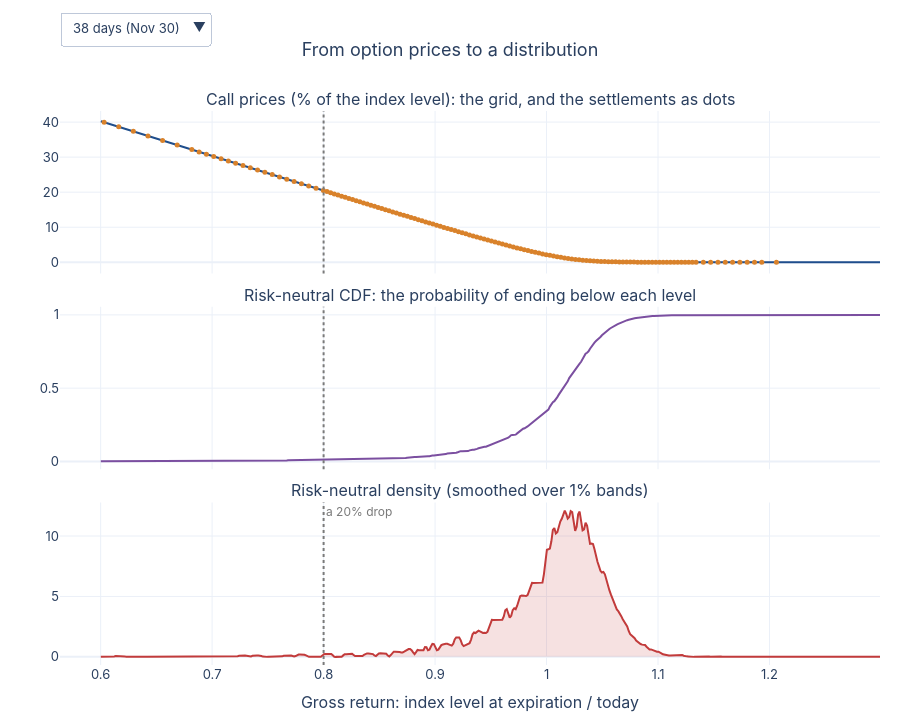

The notebook cell this image was saved under:
### Markdown cell above
## 1. From option prices to a distribution

A call struck at $k$ pays $(R_T - k)^+$. Raise the strike a little and the
payoff falls by that little in every state where the call finishes in the
money, and not at all elsewhere. So the slope of the call price in the
strike is minus the risk-neutral probability of finishing above $k$,
discounted:

$$\frac{dc}{dk} = -\frac{P^*(R_T > k)}{R_f}
\qquad\Longrightarrow\qquad
Q(k) = 1 + R_f\,\frac{dc}{dk}.$$

This is Breeden and Litzenberger's result: the CDF is the slope of the
call curve, and the density is its curvature. To take a slope we need a
call price at every strike, not only at the listed ones, so the engine
interpolates the smile of guide 01 onto a fine grid and prices a call at
every point (the recipe of Martin and Shi's Appendix D). The spot is
normalized to 1, so a strike and a gross return are the same number $k$.

The figure has the three steps, one panel each. Use the menu to change the
expiration.

### Code cell
figures.fig_distribution(options, session, latest, rate).show()

### Figure 1 — Plotly figure (JSON) as saved in the notebook; plotly's stock layout.template omitted (floating-point values rounded to 4 significant figures; data arrays with more than 128 entries replaced by an {"elided": "..."} marker saying what was removed)
{"data": [{"hovertemplate": "%{x:.2f}<br>%{y:.3g}<extra></extra>", "line": {"color": "#1f4e8c"}, "name": "Call price", "type": "scatter", "visible": false, "x": {"elided": "525 float values"}, "xaxis": "x", "y": {"elided": "525 float values"}, "yaxis": "y"}, {"customdata": {"elided": "349 float values"}, "hovertemplate": "strike %{customdata:,.0f}<br>%{y:.3g}%<extra>settlement</extra>", "marker": {"color": "#d9822b", "size": 5}, "mode": "markers", "name": "Settlement", "type": "scatter", "visible": false, "x": {"elided": "349 float values"}, "xaxis": "x", "y": {"elided": "349 float values"}, "yaxis": "y"}, {"hovertemplate": "%{x:.2f}<br>%{y:.3g}<extra></extra>", "line": {"color": "#7b4fa0"}, "name": "CDF", "type": "scatter", "visible": false, "x": {"elided": "525 float values"}, "xaxis": "x2", "y": {"elided": "525 float values"}, "yaxis": "y2"}, {"fill": "tozeroy", "fillcolor": "rgba(194, 59, 59, 0.15)", "hovertemplate": "%{x:.2f}<br>%{y:.3g}<extra></extra>", "line": {"color": "#c23b3b"}, "name": "Density", "type": "scatter", "visible": false, "x": {"elided": "525 float values"}, "xaxis": "x3", "y": {"elided": "525 float values"}, "yaxis": "y3"}, {"hovertemplate": "%{x:.2f}<br>%{y:.3g}<extra></extra>", "line": {"color": "#1f4e8c"}, "name": "Call price", "type": "scatter", "visible": true, "x": {"elided": "525 float values"}, "xaxis": "x", "y": {"elided": "525 float values"}, "yaxis": "y"}, {"customdata": {"elided": "137 float values"}, "hovertemplate": "strike %{customdata:,.0f}<br>%{y:.3g}%<extra>settlement</extra>", "marker": {"color": "#d9822b", "size": 5}, "mode": "markers", "name": "Settlement", "type": "scatter", "visible": true, "x": {"elided": "137 float values"}, "xaxis": "x", "y": {"elided": "137 float values"}, "yaxis": "y"}, {"hovertemplate": "%{x:.2f}<br>%{y:.3g}<extra></extra>", "line": {"color": "#7b4fa0"}, "name": "CDF", "type": "scatter", "visible": true, "x": {"elided": "525 float values"}, "xaxis": "x2", "y": {"elided": "525 float values"}, "yaxis": "y2"}, {"fill": "tozeroy", "fillcolor": "rgba(194, 59, 59, 0.15)", "hovertemplate": "%{x:.2f}<br>%{y:.3g}<extra></extra>", "line": {"color": "#c23b3b"}, "name": "Density", "type": "scatter", "visible": true, "x": {"elided": "525 float values"}, "xaxis": "x3", "y": {"elided": "525 float values"}, "yaxis": "y3"}, {"hovertemplate": "%{x:.2f}<br>%{y:.3g}<extra></extra>", "line": {"color": "#1f4e8c"}, "name": "Call price", "type": "scatter", "visible": false, "x": {"elided": "525 float values"}, "xaxis": "x", "y": {"elided": "525 float values"}, "yaxis": "y"}, {"customdata": {"elided": "148 float values"}, "hovertemplate": "strike %{customdata:,.0f}<br>%{y:.3g}%<extra>settlement</extra>", "marker": {"color": "#d9822b", "size": 5}, "mode": "markers", "name": "Settlement", "type": "scatter", "visible": false, "x": {"elided": "148 float values"}, "xaxis": "x", "y": {"elided": "148 float values"}, "yaxis": "y"}, {"hovertemplate": "%{x:.2f}<br>%{y:.3g}<extra></extra>", "line": {"color": "#7b4fa0"}, "name": "CDF", "type": "scatter", "visible": false, "x": {"elided": "525 float values"}, "xaxis": "x2", "y": {"elided": "525 float values"}, "yaxis": "y2"}, {"fill": "tozeroy", "fillcolor": "rgba(194, 59, 59, 0.15)", "hovertemplate": "%{x:.2f}<br>%{y:.3g}<extra></extra>", "line": {"color": "#c23b3b"}, "name": "Density", "type": "scatter", "visible": false, "x": {"elided": "525 float values"}, "xaxis": "x3", "y": {"elided": "525 float values"}, "yaxis": "y3"}, {"hovertemplate": "%{x:.2f}<br>%{y:.3g}<extra></extra>", "line": {"color": "#1f4e8c"}, "name": "Call price", "type": "scatter", "visible": false, "x": {"elided": "525 float values"}, "xaxis": "x", "y": {"elided": "525 float values"}, "yaxis": "y"}, {"customdata": [4600.0, 4700.0, 4800.0, 4900.0, 5000.0, 5100.0, 5200.0, 5250.0, 5300.0, 5350.0, 5400.0, 5450.0, 5500.0, 5550.0, 5600.0, 5650.0, 5700.0, 5750.0, 5800.0, 5850.0, 5900.0, 5950.0, 6000.0, 6050.0, 6100.0, 6150.0, 6200.0, 6250.0, 6300.0, 6350.0, 6400.0, 6450.0, 6500.0, 6550.0, 6600.0, 6650.0, 6700.0, 6750.0, 6800.0, 6850.0, 6900.0, 6950.0, 7000.0, 7050.0, 7100.0, 7150.0, 7200.0, 7250.0, 7300.0, 7350.0, 7400.0, 7450.0, 7500.0, 7550.0, 7600.0, 7650.0, 7700.0, 7750.0, 7800.0, 7850.0, 7900.0, 7950.0, 8000.0, 8050.0, 8100.0, 8150.0, 8200.0, 8250.0, 8300.0, 8350.0, 8400.0, 8450.0, 8500.0, 8550.0, 8600.0, 8650.0, 8700.0, 8750.0, 8800.0, 8850.0, 8900.0, 8950.0, 9000.0, 9050.0, 9100.0, 9200.0, 9300.0, 9400.0, 9500.0, 9600.0, 9800.0], "hovertemplate": "strike %{customdata:,.0f}<br>%{y:.3g}%<extra>settlement</extra>", "marker": {"color": "#d9822b", "size": 5}, "mode": "markers", "name": "Settlement", "type": "scatter", "visible": false, "x": [0.6013, 0.6144, 0.6275, 0.6405, 0.6536, 0.6667, 0.6798, 0.6863, 0.6928, 0.6994, 0.7059, 0.7124, 0.719, 0.7255, 0.732, 0.7386, 0.7451, 0.7517, 0.7582, 0.7647, 0.7713, 0.7778, 0.7843, 0.7909, 0.7974, 0.8039, 0.8105, 0.817, 0.8236, 0.8301, 0.8366, 0.8432, 0.8497, 0.8562, 0.8628, 0.8693, 0.8758, 0.8824, 0.8889, 0.8954, 0.902, 0.9085, 0.9151, 0.9216, 0.9281, 0.9347, 0.9412, 0.9477, 0.9543, 0.9608, 0.9673, 0.9739, 0.9804, 0.987, 0.9935, 1.0, 1.007, 1.013, 1.02, 1.026, 1.033, 1.039, 1.046, 1.052, 1.059, 1.065, 1.072, 1.078, 1.085, 1.092, 1.098, 1.105, 1.111, 1.118, 1.124, 1.131, 1.137, 1.144, 1.15, 1.157, 1.163, 1.17, 1.177, 1.183, 1.19, 1.203, 1.216, 1.229, 1.242, 1.255, 1.281], "xaxis": "x", "y": [40.62, 39.33, 38.06, 36.78, 35.5, 34.22, 32.94, 32.3, 31.67, 31.03, 30.4, 29.76, 29.12, 28.49, 27.85, 27.22, 26.59, 25.95, 25.32, 24.69, 24.06, 23.43, 22.8, 22.17, 21.54, 20.92, 20.29, 19.67, 19.05, 18.43, 17.81, 17.2, 16.58, 15.97, 15.36, 14.76, 14.15, 13.56, 12.96, 12.37, 11.78, 11.19, 10.61, 10.04, 9.474, 8.912, 8.36, 7.811, 7.271, 6.742, 6.226, 5.719, 5.226, 4.745, 4.284, 3.843, 3.422, 3.023, 2.65, 2.304, 1.984, 1.693, 1.435, 1.206, 1.003, 0.8301, 0.6798, 0.5556, 0.451, 0.3628, 0.2941, 0.234, 0.1869, 0.1477, 0.1163, 0.09281, 0.0732, 0.05817, 0.04706, 0.03856, 0.03203, 0.0268, 0.02288, 0.01961, 0.01699, 0.01307, 0.01046, 0.008497, 0.006536, 0.005229, 0.003922], "yaxis": "y"}, {"hovertemplate": "%{x:.2f}<br>%{y:.3g}<extra></extra>", "line": {"color": "#7b4fa0"}, "name": "CDF", "type": "scatter", "visible": false, "x": {"elided": "525 float values"}, "xaxis": "x2", "y": {"elided": "525 float values"}, "yaxis": "y2"}, {"fill": "tozeroy", "fillcolor": "rgba(194, 59, 59, 0.15)", "hovertemplate": "%{x:.2f}<br>%{y:.3g}<extra></extra>", "line": {"color": "#c23b3b"}, "name": "Density", "type": "scatter", "visible": false, "x": {"elided": "525 float values"}, "xaxis": "x3", "y": {"elided": "525 float values"}, "yaxis": "y3"}, {"hovertemplate": "%{x:.2f}<br>%{y:.3g}<extra></extra>", "line": {"color": "#1f4e8c"}, "name": "Call price", "type": "scatter", "visible": false, "x": {"elided": "525 float values"}, "xaxis": "x", "y": {"elided": "525 float values"}, "yaxis": "y"}, {"customdata": [4600.0, 4700.0, 4800.0, 4900.0, 5000.0, 5100.0, 5200.0, 5300.0, 5400.0, 5450.0, 5500.0, 5550.0, 5600.0, 5650.0, 5700.0, 5750.0, 5800.0, 5850.0, 5900.0, 5950.0, 6000.0, 6050.0, 6100.0, 6150.0, 6200.0, 6250.0, 6300.0, 6350.0, 6400.0, 6450.0, 6500.0, 6550.0, 6600.0, 6650.0, 6700.0, 6750.0, 6800.0, 6850.0, 6900.0, 6950.0, 7000.0, 7050.0, 7100.0, 7150.0, 7200.0, 7250.0, 7300.0, 7350.0, 7400.0, 7450.0, 7500.0, 7550.0, 7600.0, 7650.0, 7700.0, 7750.0, 7800.0, 7850.0, 7900.0, 7950.0, 8000.0, 8050.0, 8100.0, 8150.0, 8200.0, 8250.0, 8300.0, 8350.0, 8400.0, 8450.0, 8500.0, 8550.0, 8600.0, 8650.0, 8700.0, 8750.0, 8800.0, 8850.0, 8900.0, 8950.0, 9000.0, 9050.0, 9100.0, 9200.0, 9300.0, 9400.0, 9500.0, 9600.0, 9800.0], "hovertemplate": "strike %{customdata:,.0f}<br>%{y:.3g}%<extra>settlement</extra>", "marker": {"color": "#d9822b", "size": 5}, "mode": "markers", "name": "Settlement", "type": "scatter", "visible": false, "x": [0.6032, 0.6163, 0.6294, 0.6426, 0.6557, 0.6688, 0.6819, 0.695, 0.7081, 0.7147, 0.7212, 0.7278, 0.7343, 0.7409, 0.7475, 0.754, 0.7606, 0.7671, 0.7737, 0.7802, 0.7868, 0.7934, 0.7999, 0.8065, 0.813, 0.8196, 0.8261, 0.8327, 0.8393, 0.8458, 0.8524, 0.8589, 0.8655, 0.872, 0.8786, 0.8852, 0.8917, 0.8983, 0.9048, 0.9114, 0.9179, 0.9245, 0.931, 0.9376, 0.9442, 0.9507, 0.9573, 0.9638, 0.9704, 0.9769, 0.9835, 0.9901, 0.9966, 1.003, 1.01, 1.016, 1.023, 1.029, 1.036, 1.043, 1.049, 1.056, 1.062, 1.069, 1.075, 1.082, 1.088, 1.095, 1.102, 1.108, 1.115, 1.121, 1.128, 1.134, 1.141, 1.147, 1.154, 1.161, 1.167, 1.174, 1.18, 1.187, 1.193, 1.206, 1.22, 1.233, 1.246, 1.259, 1.285], "xaxis": "x", "y": [40.63, 39.36, 38.08, 36.81, 35.53, 34.26, 32.99, 31.72, 30.46, 29.82, 29.19, 28.56, 27.93, 27.3, 26.67, 26.04, 25.42, 24.79, 24.17, 23.54, 22.92, 22.3, 21.68, 21.06, 20.44, 19.83, 19.21, 18.6, 17.99, 17.39, 16.79, 16.18, 15.59, 14.99, 14.4, 13.81, 13.22, 12.64, 12.06, 11.49, 10.92, 10.36, 9.809, 9.261, 8.72, 8.189, 7.665, 7.153, 6.648, 6.157, 5.675, 5.206, 4.75, 4.308, 3.882, 3.478, 3.101, 2.747, 2.419, 2.121, 1.846, 1.597, 1.377, 1.177, 1.003, 0.8491, 0.7147, 0.5999, 0.5016, 0.4163, 0.3442, 0.2852, 0.2334, 0.1901, 0.156, 0.1272, 0.1036, 0.08393, 0.0695, 0.05704, 0.04721, 0.03934, 0.03344, 0.02492, 0.01901, 0.01508, 0.01246, 0.01049, 0.008524], "yaxis": "y"}, {"hovertemplate": "%{x:.2f}<br>%{y:.3g}<extra></extra>", "line": {"color": "#7b4fa0"}, "name": "CDF", "type": "scatter", "visible": false, "x": {"elided": "525 float values"}, "xaxis": "x2", "y": {"elided": "525 float values"}, "yaxis": "y2"}, {"fill": "tozeroy", "fillcolor": "rgba(194, 59, 59, 0.15)", "hovertemplate": "%{x:.2f}<br>%{y:.3g}<extra></extra>", "line": {"color": "#c23b3b"}, "name": "Density", "type": "scatter", "visible": false, "x": {"elided": "525 float values"}, "xaxis": "x3", "y": {"elided": "525 float values"}, "yaxis": "y3"}], "layout": {"annotations": [{"font": {"size": 16}, "showarrow": false, "text": "Call prices (% of the index level): the grid, and the settlements as dots", "x": 0.5, "xanchor": "center", "xref": "paper", "y": 1.0, "yanchor": "bottom", "yref": "paper"}, {"font": {"size": 16}, "showarrow": false, "text": "Risk-neutral CDF: the probability of ending below each level", "x": 0.5, "xanchor": "center", "xref": "paper", "y": 0.6467, "yanchor": "bottom", "yref": "paper"}, {"font": {"size": 16}, "showarrow": false, "text": "Risk-neutral density (smoothed over 1% bands)", "x": 0.5, "xanchor": "center", "xref": "paper", "y": 0.2933, "yanchor": "bottom", "yref": "paper"}, {"font": {"color": "#7a7a7a", "size": 12}, "showarrow": false, "text": "a 20% drop", "x": 0.8, "xanchor": "left", "xref": "x3", "y": 1.0, "yref": "y3 domain"}], "font": {"family": "-apple-system, BlinkMacSystemFont, 'Segoe UI', Roboto, sans-serif", "size": 13}, "height": 720, "margin": {"b": 50, "l": 60, "r": 20, "t": 110}, "shapes": [{"line": {"color": "#7a7a7a", "dash": "dot"}, "type": "line", "x0": 0.8, "x1": 0.8, "xref": "x", "y0": 0, "y1": 1, "yref": "y domain"}, {"line": {"color": "#7a7a7a", "dash": "dot"}, "type": "line", "x0": 0.8, "x1": 0.8, "xref": "x2", "y0": 0, "y1": 1, "yref": "y2 domain"}, {"line": {"color": "#7a7a7a", "dash": "dot"}, "type": "line", "x0": 0.8, "x1": 0.8, "xref": "x3", "y0": 0, "y1": 1, "yref": "y3 domain"}], "showlegend": false, "title": {"text": "From option prices to a distribution", "x": 0.5}, "updatemenus": [{"active": 1, "buttons": [{"args": [{"visible": [true, true, true, true, false, false, false, false, false, false, false, false, false, false, false, false, false, false, false, false]}], "label": "7 days (Oct 30)", "method": "update"}, {"args": [{"visible": [false, false, false, false, true, true, true, true, false, false, false, false, false, false, false, false, false, false, false, false]}], "label": "38 days (Nov 30)", "method": "update"}, {"args": [{"visible": [false, false, false, false, false, false, false, false, true, true, true, true, false, false, false, false, false, false, false, false]}], "label": "69 days (Dec 31)", "method": "update"}, {"args": [{"visible": [false, false, false, false, false, false, false, false, false, false, false, false, true, true, true, true, false, false, false, false]}], "label": "98 days (Jan 29)", "method": "update"}, {"args": [{"visible": [false, false, false, false, false, false, false, false, false, false, false, false, false, false, false, false, true, true, true, true]}], "label": "126 days (Feb 26)", "method": "update"}], "showactive": true, "x": 0, "xanchor": "left", "y": 1.12, "yanchor": "bottom"}], "xaxis": {"anchor": "y", "domain": [0.0, 1.0], "matches": "x3", "showticklabels": false}, "xaxis2": {"anchor": "y2", "domain": [0.0, 1.0], "matches": "x3", "showticklabels": false}, "xaxis3": {"anchor": "y3", "domain": [0.0, 1.0], "title": {"text": "Gross return: index level at expiration / today"}}, "yaxis": {"anchor": "x", "domain": [0.7067, 1.0]}, "yaxis2": {"anchor": "x2", "domain": [0.3533, 0.6467]}, "yaxis3": {"anchor": "x3", "domain": [0.0, 0.2933]}}}
